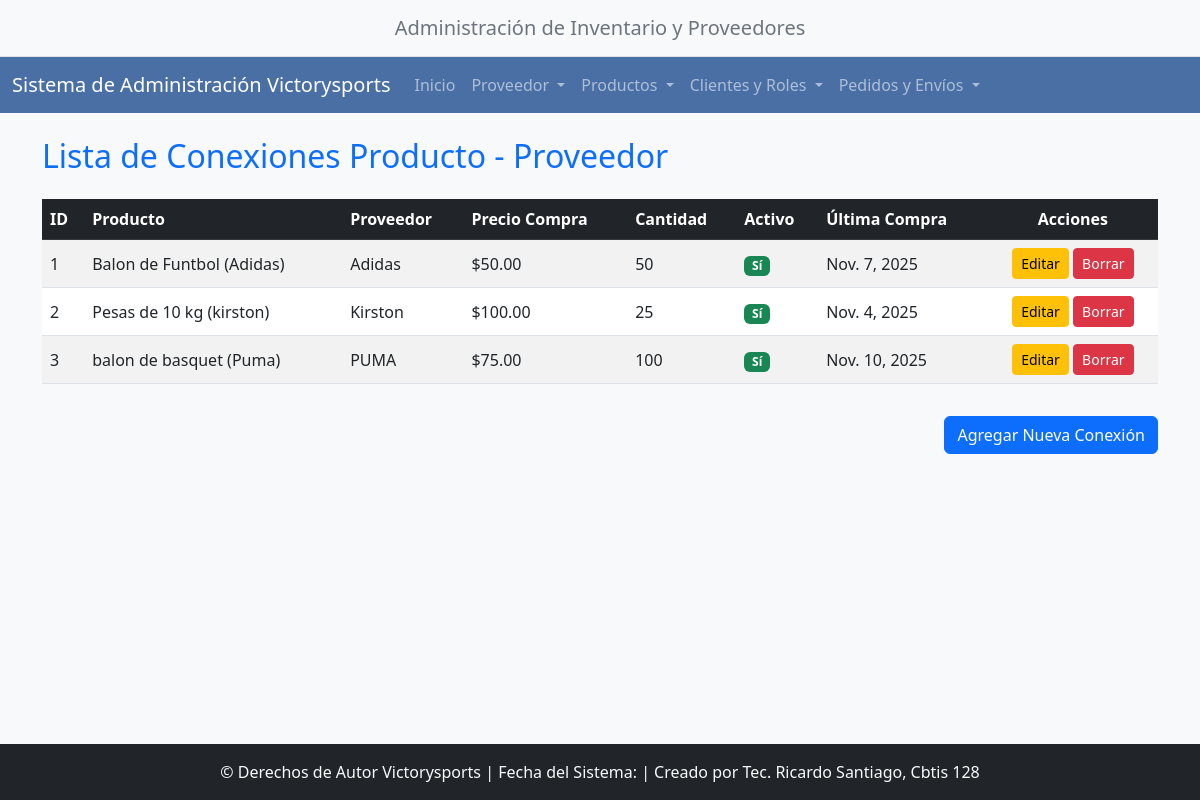
/conexiones/, run on the app's committed database.
### app_victorysports/models.py (models this page shows, shortened)
class ProductoProveedor(models.Model):
    producto = models.ForeignKey(Producto, on_delete=models.CASCADE,
                                 related_name='relaciones_proveedor')
    proveedor = models.ForeignKey(Proveedor, on_delete=models.CASCADE,
                                  related_name='relaciones_producto')
    precio_compra = models.DecimalField(max_digits=10, decimal_places=2)
    fecha_ultima_compra = models.DateField(null=True, blank=True)
    cantidad_comprada = models.IntegerField(default=1)
    referencia_pedido = models.CharField(max_length=50, blank=True, null=True)
    es_proveedor_activo = models.BooleanField(default=True)
    class Meta:
        unique_together = (('producto', 'proveedor'),)
        verbose_name = "Producto por Proveedor"
        verbose_name_plural = "Productos por Proveedores"

class Producto(models.Model):
    id_producto = models.AutoField(primary_key=True)
    nombre = models.CharField(max_length=255)
    precio_unitario = models.DecimalField(max_digits=10, decimal_places=2)
    stock = models.IntegerField(default=0)
    marca = models.CharField(max_length=100)
    img_url = models.URLField(max_length=255, blank=True, null=True)
    categoria = models.ForeignKey(Categoria, on_delete=models.SET_NULL, null=True, related_name='productos')
    color = models.CharField(max_length=50)
    class Meta:
        verbose_name = "Producto"
        verbose_name_plural = "Productos"

class Proveedor(models.Model):
    id_proveedor = models.AutoField(primary_key=True)
    nombre_empresa = models.CharField(max_length=150, unique=True)
    telefono_empresa = models.CharField(max_length=15)
    email_empresa = models.EmailField(max_length=100)
    pais_origen = models.CharField(max_length=50)
    contacto_principal = models.CharField(max_length=100)
    fecha_registro = models.DateField(auto_now_add=True)
    direccion = models.TextField()
    class Meta:
        verbose_name = "Proveedor"
        verbose_name_plural = "Proveedores"

### app_victorysports/views.py (the view)
# urls.py: path('conexiones/', views.ver_conexion, name='ver_conexion'),
def ver_conexion(request):
    conexiones = ProductoProveedor.objects.all().order_by('producto__nombre', 'proveedor__nombre_empresa')
    context = {'conexiones': conexiones}
    return render(request, 'producto_proveedor/ver_conexion.html', context)

### app_victorysports/templates/producto_proveedor/ver_conexion.html (shortened to what this page needs)
{% extends "base.html" %}
{% block content %}
<h2 class="mb-4 text-primary">Lista de Conexiones Producto - Proveedor</h2>
<div class="table-responsive">
    <table class="table table-striped table-hover align-middle">
        <thead class="table-dark">
            <tr>
                <th>ID</th>
                <th>Producto</th>
                <th>Proveedor</th>
                <th>Precio Compra</th>
                <th>Cantidad</th>
                <th>Activo</th>
                <th>Última Compra</th>
                <th class="text-center">Acciones</th>
            </tr>
        </thead>
        <tbody>
            {% for con in conexiones %}
            <tr>
                <td>{{ con.pk }}</td>
                <td>{{ con.producto.nombre }} ({{ con.producto.marca }})</td>
                <td>{{ con.proveedor.nombre_empresa }}</td>
                <td>${{ con.precio_compra|floatformat:2 }}</td>
                <td>{{ con.cantidad_comprada }}</td>
                <td>
                    {% if con.es_proveedor_activo %}
                        <span class="badge bg-success">Sí</span>
                    {% else %}
                        <span class="badge bg-danger">No</span>
                    {% endif %}
                </td>
                <td>{{ con.fecha_ultima_compra|default:"N/A" }}</td>
                <td class="text-center">
                    <a href="{% url 'actualizar_conexion' pk=con.pk %}" class="btn btn-sm btn-warning" title="Editar">Editar</a>
                    <a href="{% url 'borrar_conexion' pk=con.pk %}" class="btn btn-sm btn-danger" title="Borrar">Borrar</a>
                </td>
            </tr>
            {% empty %}
            <tr>
                <td colspan="8" class="text-center">No hay conexiones Producto - Proveedor registradas.</td>
            </tr>
            {% endfor %}
        </tbody>
    </table>
</div>
<div class="text-end mt-3">
    <a href="{% url 'agregar_conexion' %}" class="btn btn-primary">Agregar Nueva Conexión</a>
</div>
{% endblock content %}

### app_victorysports/templates/base.html (shortened to what this page needs)
{% load static %}
<!DOCTYPE html>
<html lang="es">
<head>
    <link href="https://cdn.jsdelivr.net/npm/bootstrap@5.3.0/dist/css/bootstrap.min.css" rel="stylesheet">
</head>
<body>
    {% include "header.html" %}
    {% include "navbar.html" %}
    <div class="container mt-4 mb-5">
        {% block content %}
        {% endblock %}
    </div>
    {% include "footer.html" %}
</body>
</html>

### app_victorysports/templates/header.html
<header class="py-3 bg-light border-bottom">
    <div class="container d-flex justify-content-center">
        <h5 class="text-secondary mb-0">Administración de Inventario y Proveedores</h5>
    </div>
</header>

### app_victorysports/templates/navbar.html (shortened to what this page needs)
<nav class="navbar navbar-expand-lg navbar-dark bg-primary sticky-top">
    <div class="container-fluid">
        <a class="navbar-brand" href="{% url 'inicio_victorysports' %}">Sistema de Administración Victorysports</a>
        <div class="collapse navbar-collapse" id="navbarNavDropdown">
            <ul class="navbar-nav">
                <li class="nav-item">
                    <a class="nav-link" href="{% url 'inicio_victorysports' %}">Inicio</a>
                </li>
                <li class="nav-item dropdown">
                    <a class="nav-link dropdown-toggle" href="#" id="proveedorDropdown" role="button" data-bs-toggle="dropdown" aria-expanded="false">
                        Proveedor
                    </a>
                </li>
                <li class="nav-item dropdown">
                    <a class="nav-link dropdown-toggle" href="#" id="productosDropdown" role="button" data-bs-toggle="dropdown" aria-expanded="false">
                        Productos
                    </a>
                </li>
                <li class="nav-item dropdown">
                    <a class="nav-link dropdown-toggle" href="#" id="clientesDropdown" role="button" data-bs-toggle="dropdown" aria-expanded="false">
                        Clientes y Roles
                    </a>
                </li>
                <li class="nav-item dropdown">
                    <a class="nav-link dropdown-toggle" href="#" id="pedidosDropdown" role="button" data-bs-toggle="dropdown" aria-expanded="false">
                        Pedidos y Envíos
                    </a>
                </li>
            </ul>
        </div>
    </div>
</nav>

### app_victorysports/templates/footer.html
{% load static %}
<footer class="footer mt-auto py-3 bg-dark fixed-bottom">
    <div class="container text-center">
        <span class="text-light">
            &copy; Derechos de Autor Victorysports {{ "now"|date:"Y" }} |
            Fecha del Sistema: {{ "now"|date:"d/m/Y H:i:s" }} |
            Creado por Tec. Ricardo Santiago, Cbtis 128
        </span>
    </div>
</footer>

### app_victorysports/templates/base.html (style rules this page uses)
body { background-color: #f8f9fa; }
.navbar { background-color: #4a6fa5 !important; }
.footer { background-color: #343a40; color: white; }
html { position: relative; min-height: 100%; }
body { margin-bottom: 70px; }

### data on the page
ProductoProveedor: pk "1", producto.nombre "Balon de Funtbol", producto.marca "Adidas", proveedor.nombre_empresa "Adidas", precio_compra "50.00", cantidad_comprada "50", es_proveedor_activo "Sí", fecha_ultima_compra "Nov. 7, 2025"
ProductoProveedor: pk "2", producto.nombre "Pesas de 10 kg", producto.marca "kirston", proveedor.nombre_empresa "Kirston", precio_compra "100.00", cantidad_comprada "25", es_proveedor_activo "Sí", fecha_ultima_compra "Nov. 4, 2025"
ProductoProveedor: pk "3", producto.nombre "balon de basquet", producto.marca "Puma", proveedor.nombre_empresa "PUMA", precio_compra "75.00", cantidad_comprada "100", es_proveedor_activo "Sí", fecha_ultima_compra "Nov. 10, 2025"
